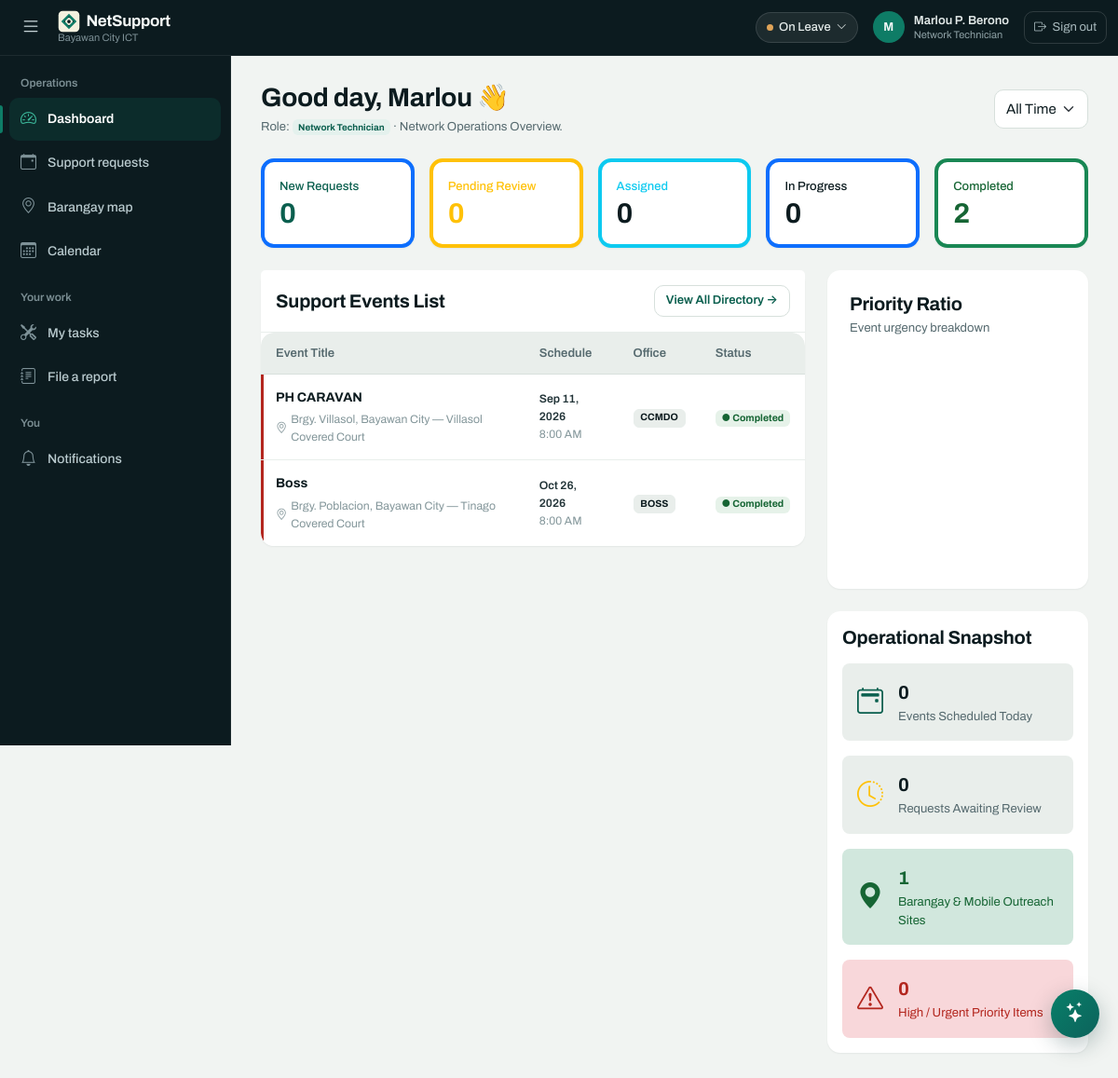
The app's page /index.php (signed in) with its own data.
### tables this page shows
CREATE TABLE `technician_availability` (
  `technician_id` int(10) UNSIGNED NOT NULL,
  `is_team_lead` tinyint(1) NOT NULL DEFAULT 0,
  `availability` enum('Available','Busy','On Leave','Unavailable') DEFAULT 'Available',
  `updated_at` timestamp NOT NULL DEFAULT current_timestamp() ON UPDATE current_timestamp()
);

CREATE TABLE `users` (
  `id` int(10) UNSIGNED NOT NULL,
  `full_name` varchar(120) NOT NULL,
  `username` varchar(60) NOT NULL,
  `email` varchar(150) NOT NULL,
  `phone_number` varchar(30) DEFAULT NULL,
  `password_hash` varchar(255) NOT NULL,
  `office_id` int(10) UNSIGNED DEFAULT NULL,
  `position_title` varchar(120) DEFAULT NULL,
  `role_id` tinyint(3) UNSIGNED NOT NULL,
  `status` enum('Active','Inactive') NOT NULL DEFAULT 'Active',
  `created_at` timestamp NOT NULL DEFAULT current_timestamp()
);

CREATE TABLE `events` (
  `id` int(10) UNSIGNED NOT NULL,
  `title` varchar(200) NOT NULL,
  `description` text DEFAULT NULL,
  `office_id` int(10) UNSIGNED NOT NULL,
  `category` varchar(60) NOT NULL,
  `location` varchar(200) NOT NULL,
  `latitude` decimal(9,6) DEFAULT NULL,
  `longitude` decimal(9,6) DEFAULT NULL,
  `start_at` datetime NOT NULL,
  `end_at` datetime NOT NULL,
  `priority` enum('Low','Normal','High','Urgent') DEFAULT 'Normal',
  `participants` int(10) UNSIGNED DEFAULT 0,
  `bandwidth_mbps` int(10) UNSIGNED DEFAULT 0,
  `primary_connection` varchar(100) DEFAULT NULL,
  `backup_connection` varchar(100) DEFAULT NULL,
  `notes` text DEFAULT NULL,
  `status` enum('New','Pending','Assigned','In Progress','Completed','Cancelled','Rescheduled') DEFAULT 'New',
  `travel_order_status` enum('Not Created','Ongoing','Completed') NOT NULL DEFAULT 'Not Created',
  `travel_order_no` varchar(40) DEFAULT NULL,
  `travel_order_created_by` int(10) UNSIGNED DEFAULT NULL,
  `travel_order_created_at` datetime DEFAULT NULL,
  `travel_order_completed_at` datetime DEFAULT NULL,
  `created_by` int(10) UNSIGNED NOT NULL,
  `created_at` timestamp NOT NULL DEFAULT current_timestamp()
);

CREATE TABLE `offices` (
  `id` int(10) UNSIGNED NOT NULL,
  `name` varchar(120) NOT NULL,
  `department` varchar(120) DEFAULT NULL,
  `created_at` timestamp NOT NULL DEFAULT current_timestamp()
);

### index.php (the view, shortened to what the rows shown need)
<?php
require_once 'config.php';
require 'partials/header.php';
$role = user()['role'];
$isFieldStaff = is_field_staff();
$userId = (int)user()['id'];
$dateWhere = '';
$dateArgs = [];
$sql = $isFieldStaff
    ? 'SELECT e.*, o.name AS office_name FROM events e JOIN offices o ON o.id = e.office_id JOIN event_assignments a ON a.event_id = e.id WHERE a.technician_id = ' . $userId . $dateWhere
    : 'SELECT e.*, o.name AS office_name FROM events e JOIN offices o ON o.id = e.office_id WHERE 1=1' . $dateWhere;
$q = db()->prepare($sql . ' ORDER BY e.start_at ASC');
$q->execute($dateArgs);
$events = $q->fetchAll();
$techPerformance = db()->query("SELECT u.id, u.full_name, r.name AS role_name,
                    COALESCE(t.availability, 'Available') AS availability,
                    COUNT(a.id) total_assigned,
                    SUM(CASE WHEN a.status = 'New Assignment' THEN 1 ELSE 0 END) count_new,
                    SUM(CASE WHEN a.status = 'In Progress' THEN 1 ELSE 0 END) count_progress,
                    SUM(CASE WHEN a.status = 'Completed' THEN 1 ELSE 0 END) count_completed
                    FROM users u
                    JOIN roles r ON r.id = u.role_id
                    LEFT JOIN technician_availability t ON t.technician_id = u.id
                    LEFT JOIN event_assignments a ON a.technician_id = u.id
                    WHERE r.name IN ('Network Technician', 'CCS Staff', 'Administrator', 'Super Administrator')
                      AND u.status = 'Active'
                    GROUP BY u.id
                    ORDER BY
                      CASE
                        WHEN r.name = 'Super Administrator' THEN 1
                        WHEN r.name = 'Administrator' THEN 2
                        ELSE 3
                      END ASC,
                      u.full_name ASC")->fetchAll();
?>
<div class="d-flex flex-column flex-md-row justify-content-between align-items-md-center gap-3 mb-4">
    <div>
        <h3 class="fw-bold text-dark mb-1">Good day, <?= h(explode(' ', user()['full_name'])[0]) ?> 👋</h3>
        <p class="text-secondary small mb-0">Role: <span class="badge bg-primary-subtle text-primary fw-bold"><?= h($role) ?></span> · Network Operations Overview.</p>
    </div>
</div>
<div class="row g-4">
    <section class="col-lg-8">
        <div class="card stat-card border-0">
            <div class="app-table-container">
                <div class="table-responsive">
                    <table class="table app-table align-middle">
                        <thead>
                            <tr>
                                <th>Event Title</th>
                                <th>Schedule</th>
                                <th>Office</th>
                                <th>Status</th>
                            </tr>
                        </thead>
                        <tbody>
                            <?php foreach (array_slice($events, 0, 8) as $e): ?>
                                <tr class="priority-<?= h($e['priority']) ?>">
                                    <td>
                                        <a href="event.php?id=<?= $e['id'] ?>" class="fw-bold text-dark text-decoration-none hover-primary">
                                            <?= h($e['title']) ?>
                                        </a>
                                        <div class="small text-muted d-flex align-items-center gap-1 mt-1">
                                            <i class="bi bi-geo-alt"></i> <?= h($e['location']) ?>
                                        </div>
                                    </td>
                                    <td>
                                        <div class="small fw-semibold"><?= date('M j, Y', strtotime($e['start_at'])) ?></div>
                                        <div class="small text-muted"><?= date('g:i A', strtotime($e['start_at'])) ?></div>
                                    </td>
                                    <td>
                                        <span class="badge bg-light text-dark border"><?= h($e['office_name']) ?></span>
                                    </td>
                                    <td>
                                        <span class="badge badge-soft-<?= status_class($e['status']) ?>">
                                            ● <?= h($e['status']) ?>
                                        </span>
                                    </td>
                                </tr>
                            <?php endforeach; ?>
                        </tbody>
                    </table>
                </div>
            </div>
        </div>
    </section>
</div>
<?php require 'partials/footer.php'; ?>

### partials/header.php (shortened to what the rows shown need)
<?php
require_once __DIR__ . '/../config.php';
$me   = user();
$isTech = is_field_staff();
$canHaveDutyStatus = $isTech || in_array($me['role'], ['Administrator', 'Super Administrator'], true);
$myAvailability = 'Available';
if ($canHaveDutyStatus) {
    $q = db()->prepare('SELECT availability FROM technician_availability WHERE technician_id = ?');
    $q->execute([$me['id']]);
    $myAvailability = $q->fetchColumn() ?: 'Available';
}
?>
<!doctype html>
<html lang="en">
<head>
    <link href="https://cdn.jsdelivr.net/npm/bootstrap@5.3.3/dist/css/bootstrap.min.css" rel="stylesheet">
    <link rel="stylesheet" href="https://cdn.jsdelivr.net/npm/bootstrap-icons@1.11.3/font/bootstrap-icons.min.css">
    <link href="assets/app.css?v=<?= (int) filemtime(__DIR__ . '/../assets/app.css') ?>" rel="stylesheet">
</head>
<body>
<nav class="navbar navbar-dark app-navbar sticky-top">
    <div class="container-fluid p-0 d-flex align-items-center gap-2">
        <div class="d-flex align-items-center gap-2 gap-md-3 ms-auto">
            <?php if ($canHaveDutyStatus): ?>
                <div class="dropdown">
                    <button class="duty-btn <?= $myAvailability === 'Available' ? '' : 'is-off' ?>" type="button"
                            data-bs-toggle="dropdown" aria-expanded="false">
                        <span class="dot" aria-hidden="true"></span>
                        <span><?= h($myAvailability) ?></span>
                        <i class="bi bi-chevron-down" style="font-size:.6875rem" aria-hidden="true"></i>
                    </button>
                </div>
            <?php endif; ?>
        </div>
    </div>
</nav>
<div class="app-wrapper">
    <main class="app-content" id="mainContent">

### records on screen
technician_availability: availability "On Leave"
users: full_name "Marlou"
events: title "PH CARAVAN", location "Brgy. Villasol, Bayawan City — Villasol Covered Court", start_at "Sep 11, 2026", start_at "8:00 AM", office.name "CCMDO", status "Completed"
events: title "Boss", location "Brgy. Poblacion, Bayawan City — Tinago Covered Court", start_at "Oct 26, 2026", start_at "8:00 AM", office.name "BOSS", status "Completed"

### other values on screen
substr($me['full_name'], 0, 1) "M"
$me['full_name'] "Marlou P. Berono"
$me['role'] "Network Technician"
$role "Network Technician"
$statusCounts['New'] "0"
$statusCounts['Pending'] "0"
$statusCounts['Assigned'] "0"
$statusCounts['In Progress'] "0"
$statusCounts['Completed'] "2"
$todayEventsCount "0"
$urgentEventsCount "0"
